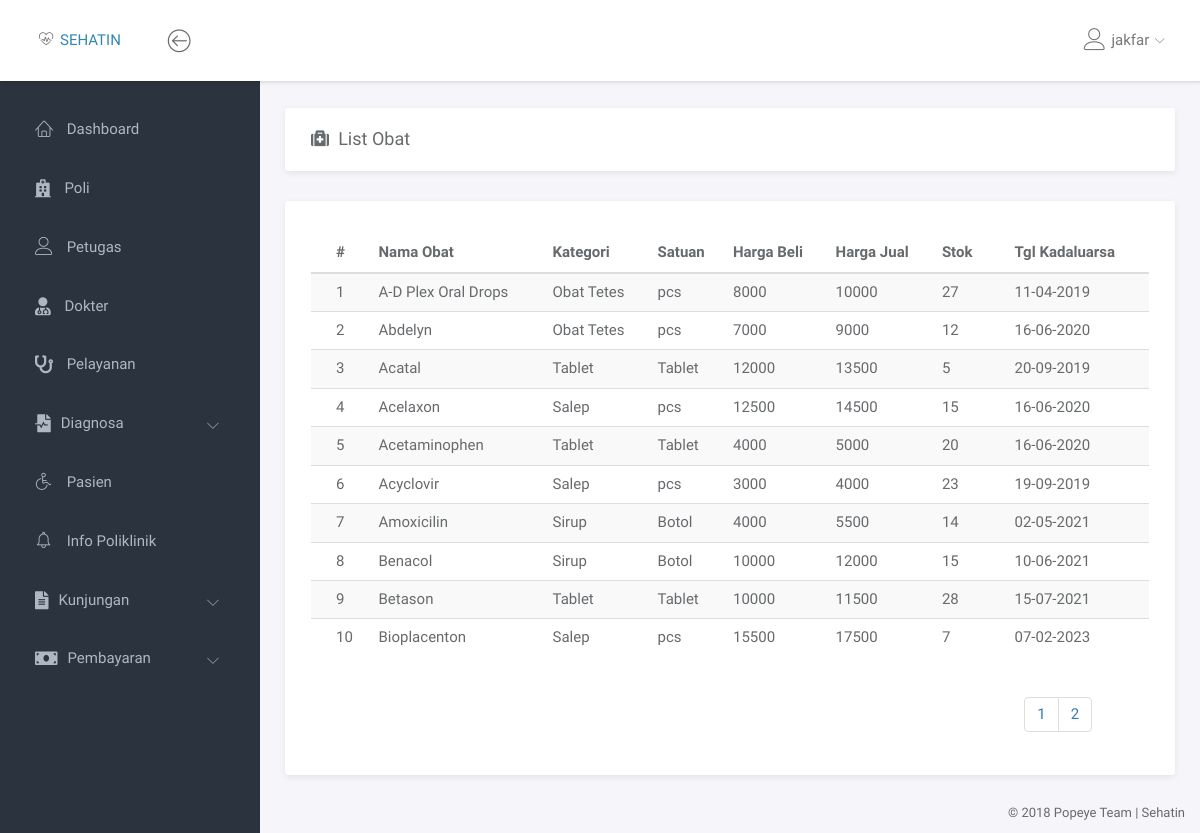
Page /obat/data_obat.php (signed in) on the earlier database version.
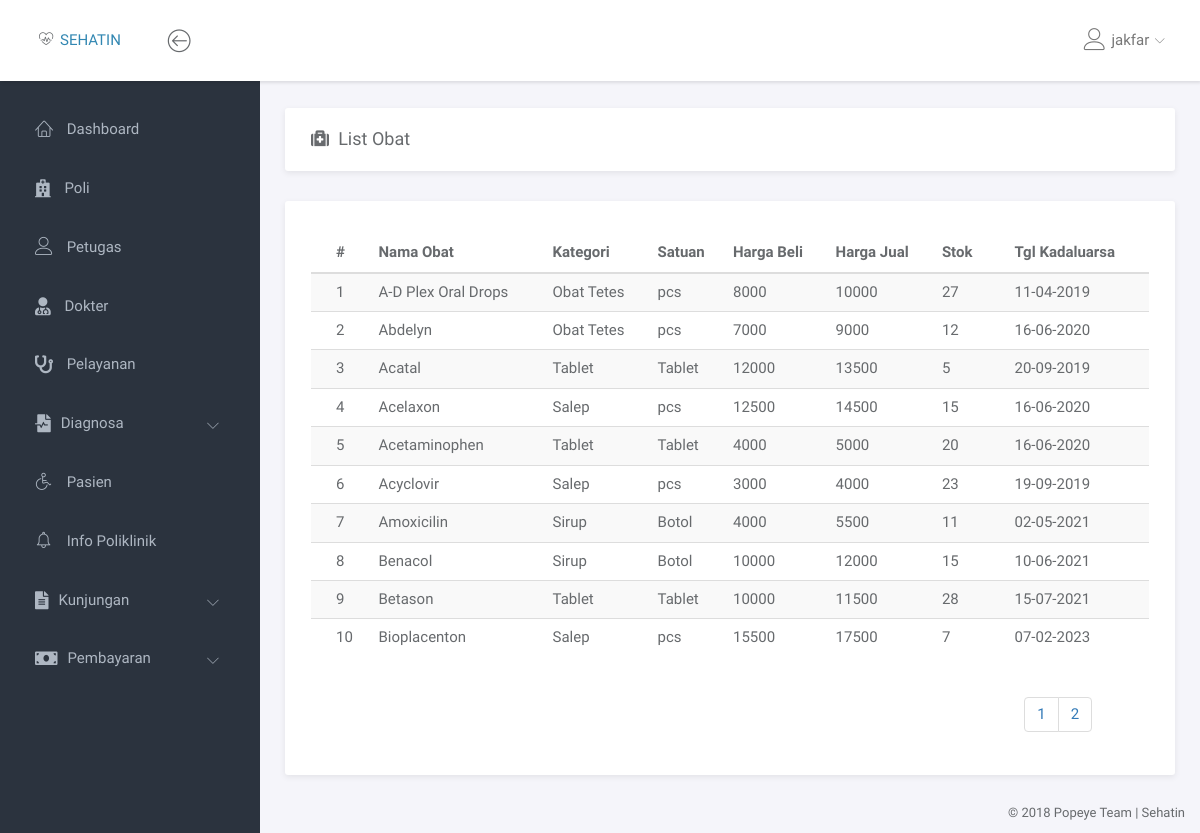
Same page on the later database version.
### tables this page shows
CREATE TABLE `obat` (
  `id_obat` int(7) NOT NULL,
  `nm_obat` varchar(50) NOT NULL,
  `id_kategori` tinyint(3) NOT NULL,
  `id_satuan` tinyint(3) NOT NULL,
  `harga_beli` int(7) NOT NULL,
  `harga_jual` int(7) NOT NULL,
  `stok` smallint(5) NOT NULL,
  `tgl_kadaluarsa` date NOT NULL,
  `id_petugas` tinyint(3) NOT NULL
);

CREATE TABLE `kategori_obat` (
  `id_kategori` tinyint(3) NOT NULL,
  `kategori` varchar(30) NOT NULL,
  `status` enum('Aktif','Non Aktif') NOT NULL
);

CREATE TABLE `satuan_obat` (
  `id_satuan` tinyint(3) NOT NULL,
  `satuan` varchar(30) NOT NULL,
  `status` enum('Aktif','Non Aktif') NOT NULL
);

### obat/data_obat.php (the view, shortened to what this page needs)
<!doctype html>
<html lang="en">
<head>
	<link rel="stylesheet" href="../assets/vendor/bootstrap/css/bootstrap.min.css">
	<link rel="stylesheet" href="../assets/vendor/font-awesome/css/font-awesome.min.css">
	<link rel="stylesheet" href="../assets/vendor/linearicons/style.css">
	<link rel="stylesheet" href="../assets/vendor/chartist/css/chartist-custom.css">
	<link rel="stylesheet" href="../assets/css/main.css">
</head>
<body>
	<div id="wrapper">
		<?php
			include '../dashboard/navbar.php';
			include '../dashboard/left_sidebar.php';
		 ?>
     <div class="main">
       <div class="main-content">
         <div class="container-fluid">
              <div class="panel">
                <div class="panel-heading">
                	<h1 class="panel-title"><i class="fa fa-medkit"></i>&ensp;List Obat</h1>
                </div>
							</div>
						<div class="row">
							<div class="col-md-12">
								<div class="panel">
									<br>
                <div class="row">
                  <div class="col-md-12">
                  </div>
                </div>
                <div class="panel-body">
                  <div class="table-responsive">
                    <table class="table table-striped table-hover ">
                      <thead>
                        <tr>
                          <th>#</th>
                          <th>Nama Obat</th>
                          <th>Kategori</th>
                          <th>Satuan</th>
                          <th>Harga Beli</th>
                          <th>Harga Jual</th>
                          <th>Stok</th>
                          <th>Tgl Kadaluarsa</th>
                        </tr>
                      </thead>
					<tbody>
						<?php
							$halaman = 10;
							$page = isset($_GET['halaman']) ? (int)$_GET['halaman'] : 1;
							$mulai = ($page > 1) ? ($page * $halaman) - $halaman : 0;
							$q = "SELECT DISTINCT obat.*, kategori, satuan FROM obat INNER JOIN kategori_obat k ON  obat.id_kategori = k.id_kategori INNER JOIN satuan_obat s ON obat.id_satuan = s.id_satuan ORDER BY obat.nm_obat ASC LIMIT $mulai, $halaman";
							$jml = "SELECT COUNT(*) AS jml_obat FROM obat";
							$r = mysqli_query($con, $jml);
							$result = mysqli_query($con, $q);
							$jml_obat = mysqli_fetch_assoc($r);
							$pages = ceil($jml_obat['jml_obat']/$halaman);
							$no = $mulai + 1;
							$aksi = "";
							foreach ($result as $val) {
								$tgl_kadaluarsa = date("d-m-Y", strtotime($val['tgl_kadaluarsa']));
								echo "<tr>
										<td>$no</td>
										<td>$val[nm_obat]</td>
										<td>$val[kategori]</td>
										<td>$val[satuan]</td>
										<td>$val[harga_beli]</td>
										<td>$val[harga_jual]</td>
										<td>$val[stok]</td>
										<td>$tgl_kadaluarsa</td>
										$aksi
									</tr>";
									$no++;
							}
						?>
						</tbody>
                    </table>
                  </div>
									<div class="col-md-2 col-md-offset-10">
										<ul class="pagination">
											<?php for ($i=1; $i <= $pages; $i++) { ?>
												<li><a href="?halaman=<?php echo $i; ?> " class="<?php echo $i==$_GET['halaman'] ? 'active' : '' ?>"> <?php echo $i; ?></a></li>
												<?php
											} ?>
										</ul>
									</div>
									</div>
                </div>
              </div>
            </div>
          </div>
         </div>
       </div>
     </div>
		 <?php include '../dashboard/footer.php'; ?>
	 </body>
	 </html>

Differences in the rows shown:
changed obat "Amoxicilin": stok "14" → "11"
